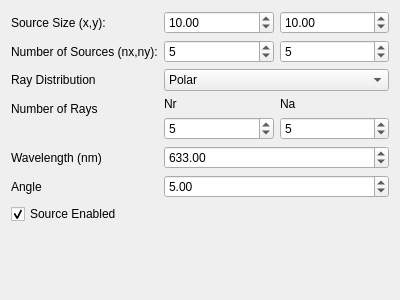
<?xml version="1.0" encoding="UTF-8"?>
<ui version="4.0">
 <class>Form</class>
 <widget class="QWidget" name="Form">
  <property name="geometry">
   <rect>
    <x>0</x>
    <y>0</y>
    <width>400</width>
    <height>300</height>
   </rect>
  </property>
  <property name="windowTitle">
   <string>Form</string>
  </property>
  <layout class="QFormLayout" name="formLayout_2">
   <item row="0" column="0">
    <widget class="QLabel" name="label_7">
     <property name="text">
      <string>Source Size (x,y):</string>
     </property>
    </widget>
   </item>
   <item row="0" column="1">
    <layout class="QHBoxLayout" name="horizontalLayout_3">
     <item>
      <widget class="QDoubleSpinBox" name="SX">
       <property name="value">
        <double>10.000000000000000</double>
       </property>
      </widget>
     </item>
     <item>
      <widget class="QDoubleSpinBox" name="SY">
       <property name="value">
        <double>10.000000000000000</double>
       </property>
      </widget>
     </item>
    </layout>
   </item>
   <item row="1" column="0">
    <widget class="QLabel" name="label_8">
     <property name="text">
      <string>Number of Sources (nx,ny):</string>
     </property>
    </widget>
   </item>
   <item row="1" column="1">
    <layout class="QHBoxLayout" name="horizontalLayout_4">
     <item>
      <widget class="QSpinBox" name="NX">
       <property name="value">
        <number>5</number>
       </property>
      </widget>
     </item>
     <item>
      <widget class="QSpinBox" name="NY">
       <property name="value">
        <number>5</number>
       </property>
      </widget>
     </item>
    </layout>
   </item>
   <item row="2" column="0">
    <widget class="QLabel" name="label_4">
     <property name="text">
      <string>Ray Distribution</string>
     </property>
    </widget>
   </item>
   <item row="2" column="1">
    <widget class="QComboBox" name="RayDistribution">
     <item>
      <property name="text">
       <string>Polar</string>
      </property>
     </item>
     <item>
      <property name="text">
       <string>Cartesian</string>
      </property>
     </item>
    </widget>
   </item>
   <item row="3" column="0">
    <widget class="QLabel" name="label_5">
     <property name="text">
      <string>Number of Rays</string>
     </property>
    </widget>
   </item>
   <item row="3" column="1">
    <layout class="QHBoxLayout" name="horizontalLayout_5">
     <item>
      <layout class="QVBoxLayout" name="verticalLayout">
       <item>
        <widget class="QLabel" name="NTr0">
         <property name="text">
          <string>Nr</string>
         </property>
        </widget>
       </item>
       <item>
        <widget class="QSpinBox" name="nr">
         <property name="maximum">
          <number>10000</number>
         </property>
         <property name="value">
          <number>5</number>
         </property>
        </widget>
       </item>
      </layout>
     </item>
     <item>
      <layout class="QVBoxLayout" name="verticalLayout_2">
       <item>
        <widget class="QLabel" name="NTr1">
         <property name="text">
          <string>Na</string>
         </property>
        </widget>
       </item>
       <item>
        <widget class="QSpinBox" name="na">
         <property name="maximum">
          <number>10000</number>
         </property>
         <property name="value">
          <number>5</number>
         </property>
        </widget>
       </item>
      </layout>
     </item>
    </layout>
   </item>
   <item row="4" column="0">
    <widget class="QLabel" name="label_3">
     <property name="text">
      <string>Wavelength (nm)</string>
     </property>
    </widget>
   </item>
   <item row="4" column="1">
    <widget class="QDoubleSpinBox" name="wavelength">
     <property name="maximum">
      <double>1000000.000000000000000</double>
     </property>
     <property name="value">
      <double>633.000000000000000</double>
     </property>
    </widget>
   </item>
   <item row="5" column="0">
    <widget class="QLabel" name="label_6">
     <property name="text">
      <string>Angle</string>
     </property>
    </widget>
   </item>
   <item row="5" column="1">
    <widget class="QDoubleSpinBox" name="ang">
     <property name="maximum">
      <double>180.000000000000000</double>
     </property>
     <property name="value">
      <double>5.000000000000000</double>
     </property>
    </widget>
   </item>
   <item row="6" column="0">
    <widget class="QCheckBox" name="Enabled">
     <property name="text">
      <string>Source Enabled</string>
     </property>
     <property name="checked">
      <bool>true</bool>
     </property>
    </widget>
   </item>
  </layout>
 </widget>
 <resources/>
 <connections/>
</ui>
